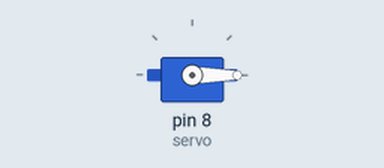
Simulated run of this sketch. Board: Arduino Uno, built with avr-gcc and run on an emulated ATmega328P. Parts: servo.

Above: at 0.05 s.
At 4.25 s:
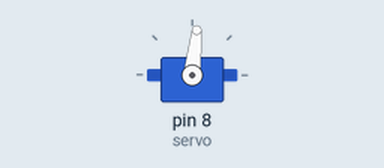
At 8.55 s:
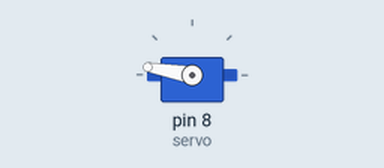
At 17.05 s:
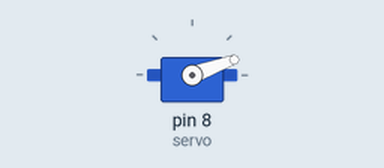
Timing chart, 0 to 23.4 s (numbered marks = the images above):
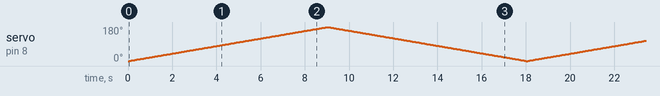

The sketch:

ej01.ino
```cpp
#include <Servo.h>

Servo servo;

void setup(){
  Serial.begin(9600);
  servo.attach(8);
}

void loop(){
  for(int i=0; i<180; i++){
    servo.write(i);
    delay(50);
  }

  for(int i=180; i>0; i--){
    servo.write(i);
    delay(50);
  }
}
```
